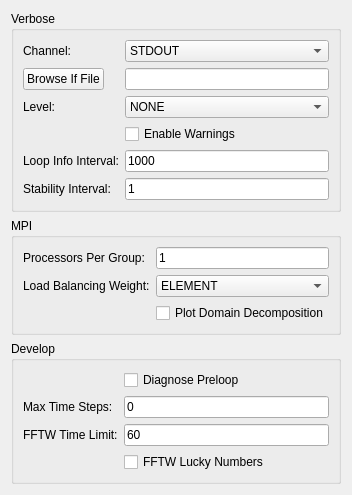
              <widget class="QWidget" name="scrollAreaWidgetContents">
               <property name="geometry">
                <rect>
                 <x>0</x>
                 <y>0</y>
                 <width>257</width>
                 <height>425</height>
                </rect>
               </property>
               <layout class="QVBoxLayout" name="verticalLayout_2">
                <item>
                 <widget class="QGroupBox" name="grpVerbose">
                  <property name="title">
                   <string>Verbose</string>
                  </property>
                  <layout class="QFormLayout" name="formVerbose">
                   <item row="0" column="0">
                    <widget class="QLabel" name="label_4">
                     <property name="text">
                      <string>Channel:</string>
                     </property>
                    </widget>
                   </item>
                   <item row="0" column="1">
                    <widget class="QComboBox" name="comboVerboseChannel">
                     <item>
                      <property name="text">
                       <string>STDOUT</string>
                      </property>
                     </item>
                     <item>
                      <property name="text">
                       <string>File</string>
                      </property>
                     </item>
                    </widget>
                   </item>
                   <item row="1" column="0">
                    <widget class="QPushButton" name="btnBrowseVerboseChannel">
                     <property name="text">
                      <string>Browse If File</string>
                     </property>
                    </widget>
                   </item>
                   <item row="1" column="1">
                    <widget class="QLineEdit" name="lineVerboseChannelPath"/>
                   </item>
                   <item row="2" column="0">
                    <widget class="QLabel" name="label_5">
                     <property name="text">
                      <string>Level:</string>
                     </property>
                    </widget>
                   </item>
                   <item row="2" column="1">
                    <widget class="QComboBox" name="comboVerboseLevel">
                     <item>
                      <property name="text">
                       <string>NONE</string>
                      </property>
                     </item>
                     <item>
                      <property name="text">
                       <string>ESSENTIAL</string>
                      </property>
                     </item>
                     <item>
                      <property name="text">
                       <string>DETAILED</string>
                      </property>
                     </item>
                    </widget>
                   </item>
                   <item row="3" column="1">
                    <widget class="QCheckBox" name="checkVerboseWarnings">
                     <property name="text">
                      <string>Enable Warnings</string>
                     </property>
                    </widget>
                   </item>
                   <item row="4" column="0">
                    <widget class="QLabel" name="label_7">
                     <property name="toolTip">
                      <string>Time step interval to display time loop info</string>
                     </property>
                     <property name="text">
                      <string>Loop Info Interval:</string>
                     </property>
                    </widget>
                   </item>
                   <item row="4" column="1">
                    <widget class="QLineEdit" name="lineLoopInterval">
                     <property name="text">
                      <string>1000</string>
                     </property>
                    </widget>
                   </item>
                   <item row="5" column="0">
                    <widget class="QLabel" name="label_8">
                     <property name="toolTip">
                      <string>Time step interval for stability check</string>
                     </property>
                     <property name="text">
                      <string>Stability Interval:</string>
                     </property>
                    </widget>
                   </item>
                   <item row="5" column="1">
                    <widget class="QLineEdit" name="lineStabilityInterval">
                     <property name="text">
                      <string>1</string>
                     </property>
                    </widget>
                   </item>
                  </layout>
                 </widget>
                </item>
                <item>
                 <widget class="QGroupBox" name="grpMPI">
                  <property name="title">
                   <string>MPI</string>
                  </property>
                  <layout class="QFormLayout" name="formMPI">
                   <item row="0" column="0">
                    <widget class="QLabel" name="label_9">
                     <property name="text">
                      <string>Processors Per Group:</string>
                     </property>
                    </widget>
                   </item>
                   <item row="0" column="1">
                    <widget class="QLineEdit" name="lineNumProcessorsPerGroup">
                     <property name="text">
                      <string>1</string>
                     </property>
                    </widget>
                   </item>
                   <item row="1" column="0">
                    <widget class="QLabel" name="label_10">
                     <property name="text">
                      <string>Load Balancing Weight:</string>
                     </property>
                    </widget>
                   </item>
                   <item row="1" column="1">
                    <widget class="QComboBox" name="loadBalancingBox">
                     <item>
                      <property name="text">
                       <string>ELEMENT</string>
                      </property>
                     </item>
                     <item>
                      <property name="text">
                       <string>ELEMENT_POINT</string>
                      </property>
                     </item>
                    </widget>
                   </item>
                   <item row="2" column="1">
                    <widget class="QCheckBox" name="checkBoxPlotDomainDecomp">
                     <property name="text">
                      <string>Plot Domain Decomposition</string>
                     </property>
                    </widget>
                   </item>
                  </layout>
                 </widget>
                </item>
                <item>
                 <widget class="QGroupBox" name="grpDevelop">
                  <property name="title">
                   <string>Develop</string>
                  </property>
                  <layout class="QFormLayout" name="formDevelop">
                   <item row="0" column="1">
                    <widget class="QCheckBox" name="checkBoxDiagnosePreloop">
                     <property name="text">
                      <string>Diagnose Preloop</string>
                     </property>
                    </widget>
                   </item>
                   <item row="1" column="0">
                    <widget class="QLabel" name="label_12">
                     <property name="toolTip">
                      <string>Max Number of Time Steps (use 0 to free this limit)</string>
                     </property>
                     <property name="text">
                      <string>Max Time Steps:</string>
                     </property>
                    </widget>
                   </item>
                   <item row="1" column="1">
                    <widget class="QLineEdit" name="lineMaxNumTimeSteps">
                     <property name="text">
                      <string>0</string>
                     </property>
                    </widget>
                   </item>
                   <item row="2" column="0">
                    <widget class="QLabel" name="label_13">
                     <property name="toolTip">
                      <string>Time Limit For FFTW Planning</string>
                     </property>
                     <property name="text">
                      <string>FFTW Time Limit:</string>
                     </property>
                    </widget>
                   </item>
                   <item row="2" column="1">
                    <widget class="QLineEdit" name="lineTimeLimitFFTW">
                     <property name="text">
                      <string>60</string>
                     </property>
                    </widget>
                   </item>
                   <item row="3" column="1">
                    <widget class="QCheckBox" name="checkBoxFFTWLuckyNum">
                     <property name="text">
                      <string>FFTW Lucky Numbers</string>
                     </property>
                    </widget>
                   </item>
                  </layout>
                 </widget>
                </item>
               </layout>
              </widget>
